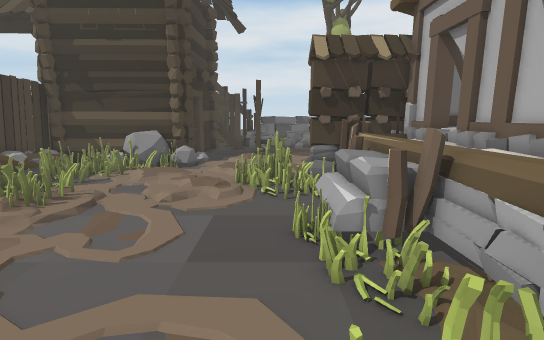
View 1 (above)

24 first-person views from a walk through a scene from a Unity 3-D project. The camera is 1.5 m above the floor, tilts 10° down and sees 85° across. The floor is counted in squares, 0.5 m on a side. Each view is taken from the middle of a square. On the plan, view 1 faces up. The plan holds only what a view shows up to about 20 squares ahead; the rest is blank. The place goes on beyond the plan. The player is left out. Some animated figures are left out. Door leaves are left out, so doorways stand open.

View 2
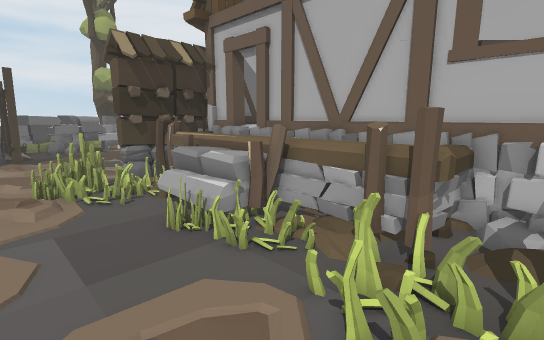

View 3
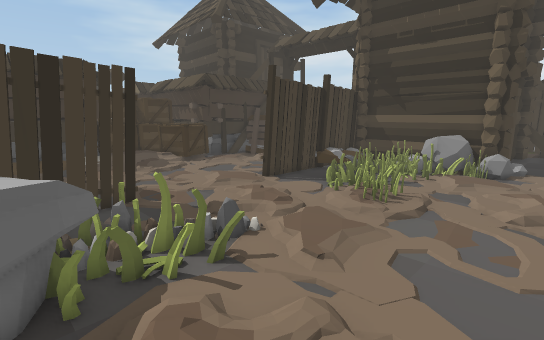

View 4
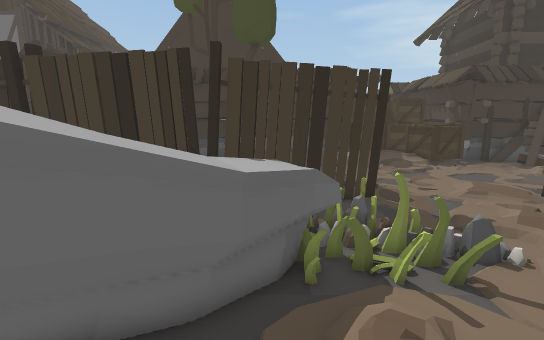

View 5
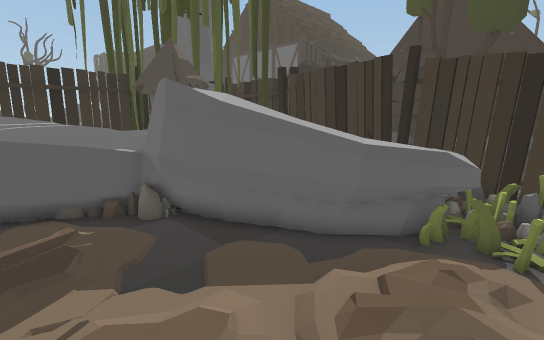

View 6
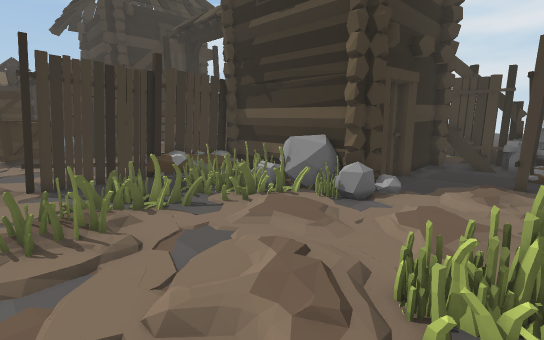

View 7
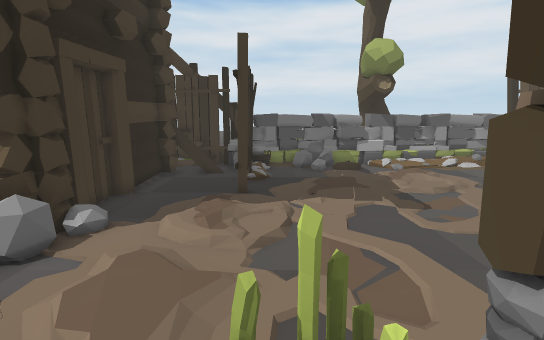

View 8
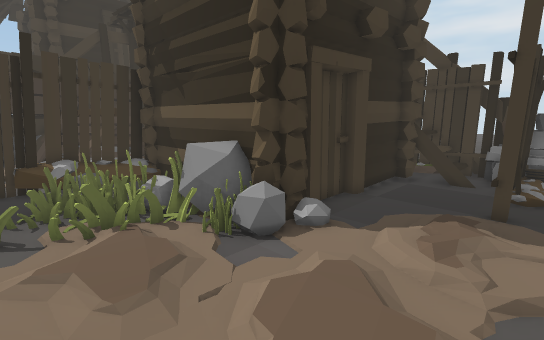

View 9
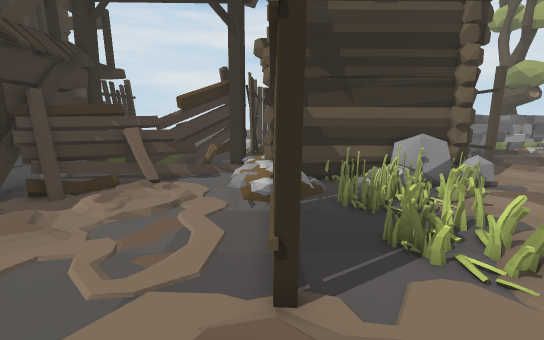

View 10
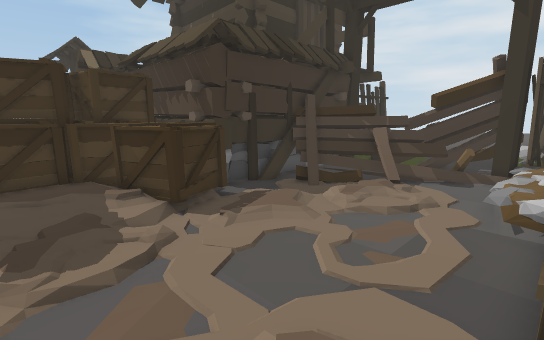

View 11
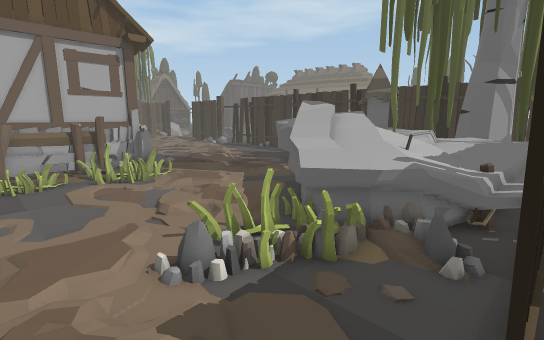

View 12
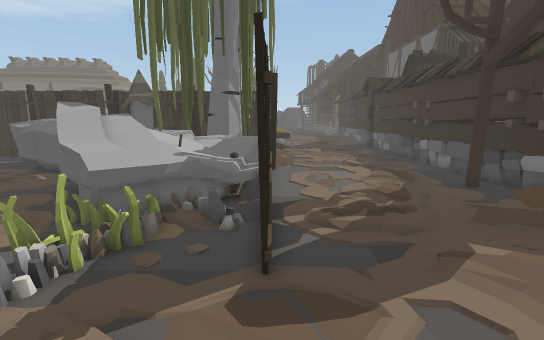

View 13
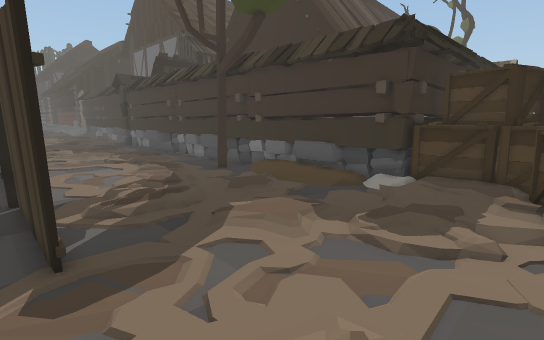

View 14
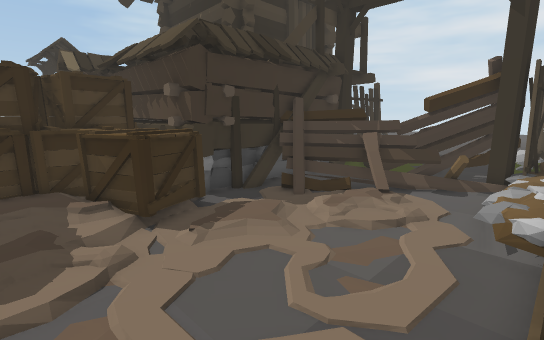

View 15
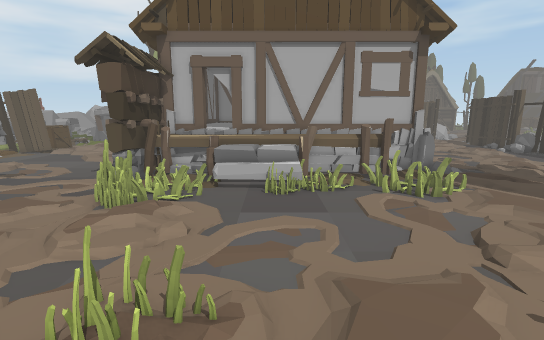

View 16
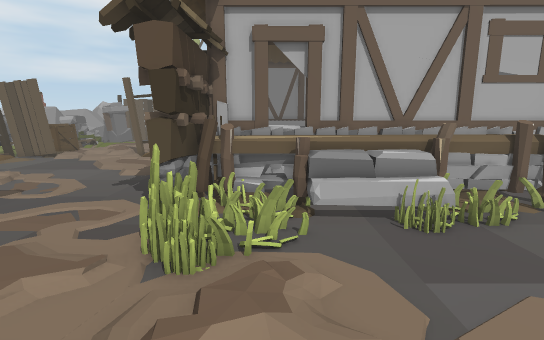

View 17
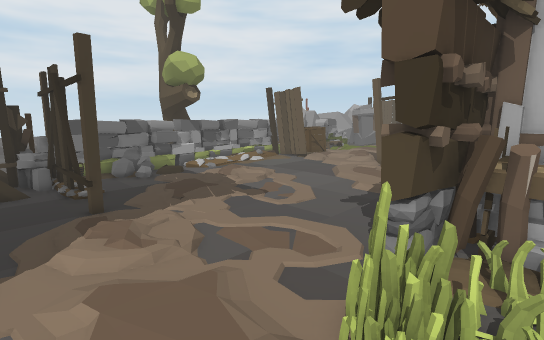

View 18
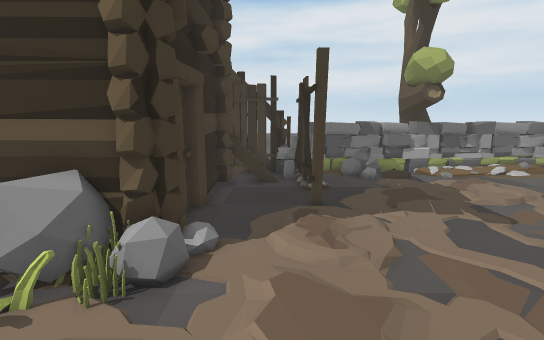

View 19
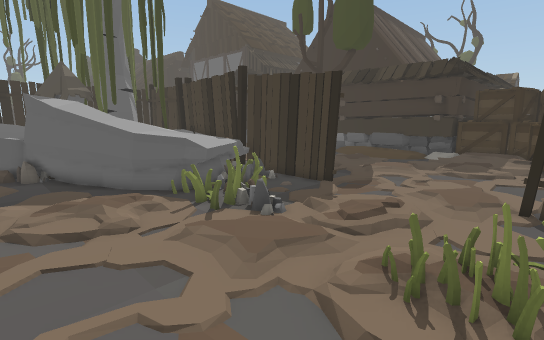

View 20
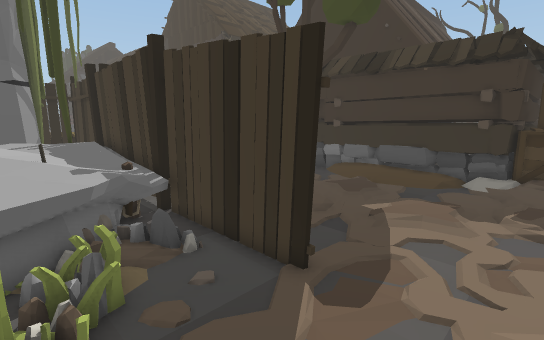

View 21
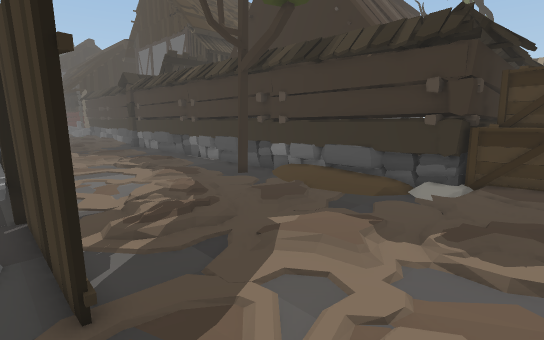

View 22
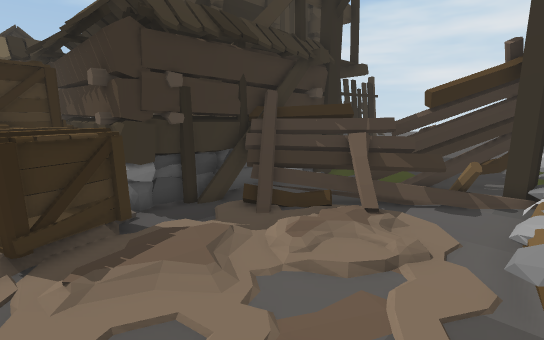

View 23
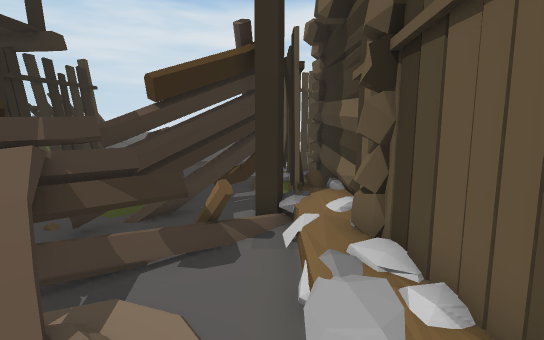

View 24
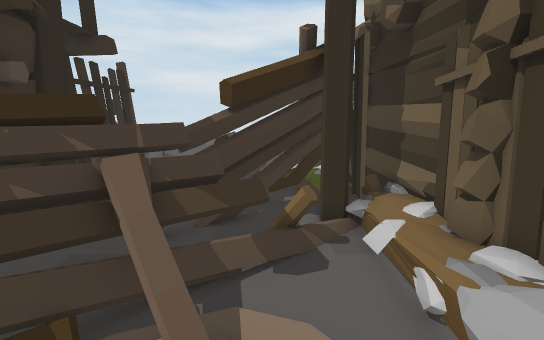

### Floor plan
Key: @ floor where view 1 was taken; # wall or solid block; x gap in a wall; . main floor; : floor 0.25 m higher than the main floor; + floor 0.5 m higher than the main floor; / step, stairs or slope; D open door; = window, fence, low wall or low ledge; ^ raised ledge; O other object.
Columns run from 27 left of view 1 to 8 right of it. Each row starts with its distance up from view 1.
 32 OOO        #         ####OOOOOOOOOOO
 31 ##         #          OOOOO..    .:.
 30 ##      ..O            O. #.../  ...
 29  #      ..O##        #x=:.x....
 28  #     ..O ##        #....x....
 27  #     .. O#         #....x..
 26  #      OOO#         #....#..
 25  #     OOO###        #....x.     ..
 24  ##...OOO.###        #....=.    ...
 23  # ..OOO...:#        #...     /.....
 22  #...OOOOO.:#        #..     .......
 21   . OOOO...:#        ##.    ........
 20   OOOOO....+######OOOO#    .........
 19  #OOOOO/...+#/..  OOOO..   .........
 18  #OOO/   ..+#:/..O/O....   .........
 17  ##OO    ..+#//....        /.....
 16  ##      ..+#/.OO.         ..##
 15  #..    ....#/..OO.O      .OO######
 14 ##..   .....#.......     O....OOOO#O
 13 ##O.   .....#..O... .. :: .... O O#
 12  OOO   .....#....O  ..    O... O OOO
 11 OOOO   .....#....       . ...OOO OOO
 10 OOOOO  ........   O    ......OOO OD
  9 OO::. ....  .     O .........OOO O#
  8 O:::: ....   . .    .........OOO O#
  7 O:::: ...   .    :   ........OOOOO#
  6 O :.. ........       .........OOOO#
  5 ##.     ......./ ..   .........O O#
  4 ##.      ..........  .........OO O#
  3 ##/..    ...#...O..O./..  ....OO O#
  2 ##/..    ...#...O...   .......OOOO#
  1 ##/.      ..#...OO..    .. ......O#
  0 ##:.       .#.:.OO^.    .  @ O.. O#
 -1 ##/         #.^^^OO^.   .        OO
 -2 ##/.       .#^^^^^^^^            O
 -3 ##..       .#^^^^^^^^x ..
 -4 ##..       .#^^^^^^^^#...        ..
 -5 ##O.       .#=^^^^^^^##.         ..
 -6 ##=.    ....#=^^   ####.
 -7 ##..    ....#^^^^^ ^  ##.
 -8 ##..    ....#^^^^^    ^^^
 -9 ##..    ....#^^^^^^## ^^^^^O
-10 ##.     ....#=^^^^^^O#^^^^^^^#
-11 ##      ....# O^^  ^ ##^^^ ^^^

Where each view was taken, in squares from view 1:
view 1: 0 up, 0 right, facing up
view 2: 0 up, 3 left, facing up-right
view 3: 1 down, 3 left, facing up-left
view 4: 1 down, 3 left, facing left
view 5: 2 up, 1 left, facing down-left
view 6: 9 up, 0 right, facing up-left
view 7: 13 up, 0 right, facing up
view 8: 14 up, 0 right, facing up-left
view 9: 6 up, 15 left, facing up
view 10: 6 up, 15 left, facing up-left
view 11: 7 up, 15 left, facing down-right
view 12: 9 up, 15 left, facing down
view 13: 10 up, 14 left, facing down-left
view 14: 7 up, 15 left, facing up-left
view 15: 8 up, 12 left, facing right
view 16: 12 up, 7 left, facing right
view 17: 13 up, 4 left, facing up-right
view 18: 13 up, 3 left, facing up
view 19: 11 up, 3 left, facing down-left
view 20: 7 up, 10 left, facing down-left
view 21: 8 up, 14 left, facing down-left
view 22: 10 up, 16 left, facing up-left
view 23: 15 up, 17 left, facing up
view 24: 15 up, 19 left, facing up
